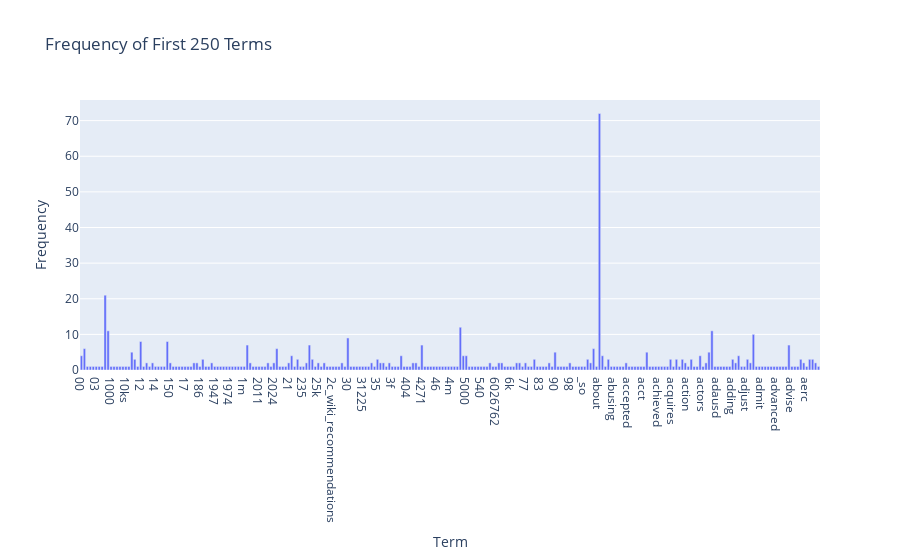
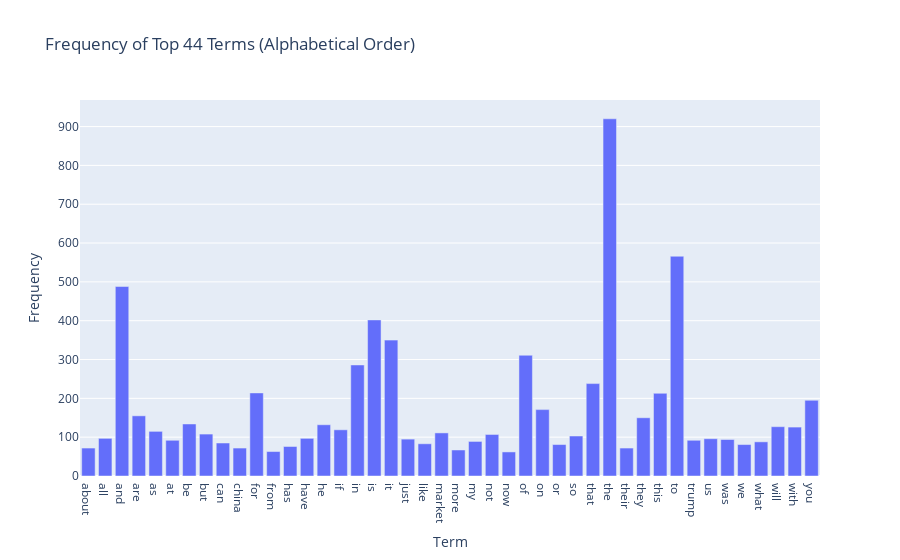
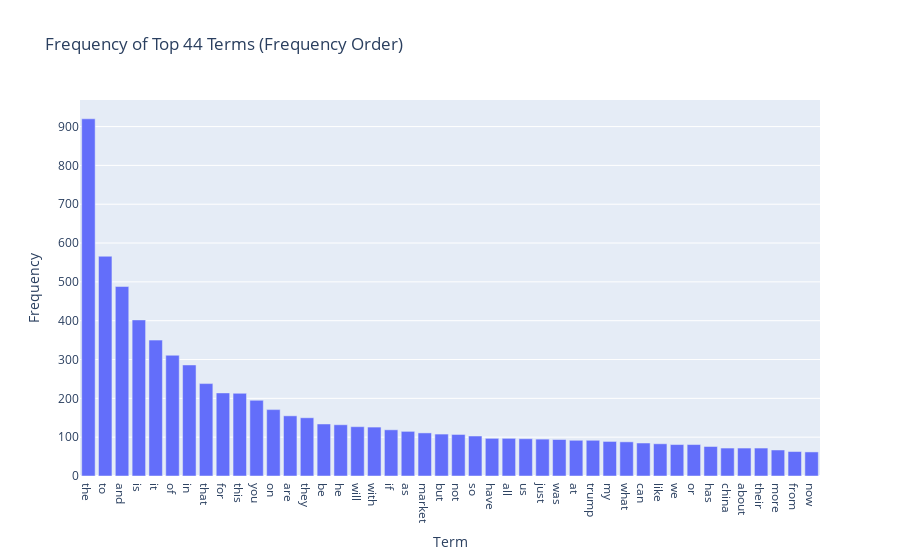
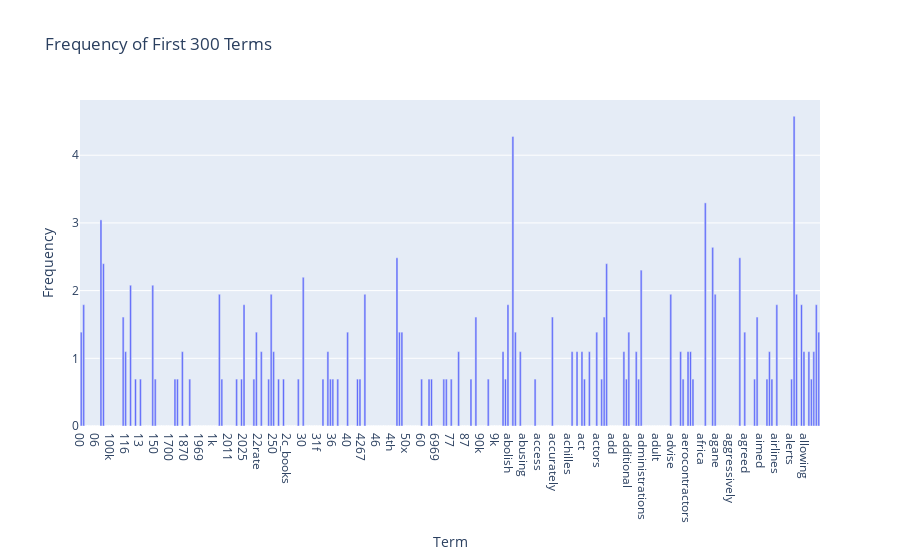

Here is the notebook cell these charts were saved with, in order:
### Markdown cell above
# Phase 1

### Code cell
### Begin Assignment Here
import pandas as pd
import numpy as np
import helpers.data_mining_helpers as dmh

# load dataset
reddit_data = pd.read_csv("Reddit-stock-sentiment.csv")
X = reddit_data
# X.head()


print("\nEXERCISE_1 print first 3\n")
for i in range(3):
    print(f"example {i + 1}")
    print(X["text"][i])


print("\nEXERCISE_2 query experiments\n")
print(X.at[334, "title"])


print(
    "\nEXERCISE_3 advanced selection (r/wallstreetbets only, every 10th row, only first 3, only text) \n"
)
print(X[X["subreddit"] == "wallstreetbets"][::10][0:3]["text"])


print("\nEXERCISE_4 missing value count per record \n")
print(X.isnull().apply(lambda x: dmh.check_missing_values(x), axis=1))


print("\nEXERCISE_5 is litereally the same as the one in the Master. SKIP!!!!! \n")


print("\nEXERCISE_6 sampling \n")
X_sample = X.sample(n=len(X) // 4)  # 1000 > len(X) so can't use that
print("len:", len(X_sample))
print(
    X_sample[0:4]["text"]
)  # print text to waste less space, it's not like the full data matters here
print(
    "Same observations as the exercise in the Master: The size of X_sample is smaller, and the order is randomized. And the sample is a different subset each time X.sample is called. \n"
)


print("\nEXERCISE_7 plot subreddit distribution with dynamic ylim \n")
print(
    "subreddit feels similar enough to mirror the category col of the dataset in the Master \n"
)
X_sample.subreddit.value_counts().plot(
    kind="bar",
    title="Subreddit distribution",
    ylim=[0, X_sample.subreddit.value_counts().max() + 30],
    rot=0,
    fontsize=12,
    figsize=(8, 3),
)


print("\nEXERCISE_8 plot X and X_sample bars side-by-side \n")
pd.DataFrame(
    {
        "X": X.subreddit.value_counts(),
        "X_sample": X_sample.subreddit.value_counts().reindex(
            X.subreddit.value_counts().index
        ),
    }
).plot(
    kind="bar",
    title="Subreddit Distribution Comparison (X vs X_sample)",
    ylabel="Count",
    rot=0,
    fontsize=12,
    figsize=(8, 5),
)


print("\nEXERCISE_9 analyze the text of the first record of X \n")
import nltk
from sklearn.feature_extraction.text import CountVectorizer

nltk.download("punkt")
nltk.download("punkt_tab")
count_vect = CountVectorizer()
analyze = count_vect.build_analyzer()
print(analyze(X.text[0]))


print(
    "\nEXERCISE_10 check the term corresponding to the non-zero part in the [0:5, 0:100] region of the term-document metric \n"
)
X_counts = count_vect.fit_transform(X.text)
print("[0:5, 0:100] region: ", X_counts[0:5, 0:100].toarray())
print("non-zero at:", X_counts[3, 0:100].nonzero()[1][0])
print(
    "which is the term:",
    count_vect.get_feature_names_out()[X_counts[3, 0:100].nonzero()[1][0]],
)


print(
    "\nEXERCISE_11 plot term-document metric efficiently (basically the same code as the Master) \n"
)
import seaborn as sns
import matplotlib.pyplot as plt

%matplotlib inline
# increase density by showing top 44 frequent terms in 44 random reddit posts/comments
# total frequency of each term
term_frequencies = np.asarray(X_counts.sum(axis=0)).ravel()
# indices of the 44 most frequent ones
top_term_indices = term_frequencies.argsort()[-44:]
doc_count = X_counts.shape[0]
# randomly select 44 document indices
sample_doc_indices = np.random.choice(doc_count, 44, replace=False)
# efficient to slices sparse matrix before converting to dense array
z_sampled = X_counts[sample_doc_indices, :][:, top_term_indices].toarray()
# x = terms
x_sampled = count_vect.get_feature_names_out()[top_term_indices]
# y = doc indices
y_sampled = ["doc" + str(i) for i in sample_doc_indices]
plt.subplots(figsize=(15, 12))
ax = sns.heatmap(
    pd.DataFrame(z_sampled, columns=x_sampled, index=y_sampled), cmap="PuRd"
)
plt.title("Top 44 in 44 Random Reddit Posts/comments")
plt.show()


print(
    "\nEXERCISE_12 plot aggregated term frequencies using plotly (basically the same code as the Master) \n"
)
import plotly.express as px

term_frequencies = np.asarray(X_counts.sum(axis=0))[0]
# interactive chart using Plotly Express.
# hover over bars to see exact term and frequencies. use the tool bar to zoom and pan as you want.
term_count = 250
terms_to_plot = count_vect.get_feature_names_out()[:term_count]
frequencies_to_plot = term_frequencies[:term_count]
px.bar(
    pd.DataFrame({"Term": terms_to_plot, "Frequency": frequencies_to_plot}),
    x="Term",
    y="Frequency",
    title=f"Frequency of First {term_count} Terms",
).show()


print(
    "\nEXERCISE_13 plot aggregated term frequencies more efficiently (basically the same code as the Master) \n"
)
num_top_terms = 44

# use argsort to find the indices of the top N terms
# take the last num_top_terms to get the most frequent ones
top_indices = term_frequencies.argsort()[-num_top_terms:]
# it's strange that the exercise expects the top_indices to be in numerical order by default here, unlike the next exercise where no sorting is required.
top_indices.sort()

# names of the top terms by indices
top_terms = count_vect.get_feature_names_out()[top_indices]

# frequencies of the top terms
top_frequencies = term_frequencies[top_indices]

# bar plot
px.bar(
    pd.DataFrame({"Term": top_terms, "Frequency": top_frequencies}),
    x="Term",
    y="Frequency",
    title=f"Frequency of Top {num_top_terms} Terms (Alphabetical Order)",
).show()


print(
    "\nEXERCISE_14 plot aggregated term frequencies efficiently in alphabetical order (basically the same code as the Master) \n"
)
num_top_terms = 44

# argsort to find the indices of the top N terms
# take the last num_top_terms to get the most frequent ones
# invert so I can plot the top terms from the left to the right
# it's strange that the exercise expects the top_indices not to already be in frequency order after finding the most frequent terms.
top_indices = term_frequencies.argsort()[-num_top_terms:][::-1]

# names of the top terms by indices
top_terms = count_vect.get_feature_names_out()[top_indices]

# frequencies of the top terms
top_frequencies = term_frequencies[top_indices]

# bar plot
px.bar(
    pd.DataFrame({"Term": top_terms, "Frequency": top_frequencies}),
    x="Term",
    y="Frequency",
    title=f"Frequency of Top {num_top_terms} Terms (Frequency Order)",
).show()


print(
    "\nEXERCISE_15 exercise 12 to 14 again, but with log scaled data (basically the same code and observations as the Master) \n"
)
import math

term_frequencies_log = [math.log(i) for i in term_frequencies]
num_top_terms = 44
# the announcement video specifies "exercises 12 to 14", not just "the previous exercise," so I am doing all of them

# log version for exercise 12
term_count = 300
terms_to_plot = count_vect.get_feature_names_out()[:term_count]
frequencies_to_plot = term_frequencies_log[:term_count]
px.bar(
    pd.DataFrame({"Term": terms_to_plot, "Frequency": frequencies_to_plot}),
    x="Term",
    y="Frequency",
    title="Frequency of First 300 Terms",
).show()

# log version for exercise 13
top_indices = term_frequencies.argsort()[-num_top_terms:]
top_indices.sort()
top_terms = count_vect.get_feature_names_out()[top_indices]
top_log_frequencies = np.array(term_frequencies_log)[top_indices]
px.bar(
    pd.DataFrame({"Term": top_terms, "Frequency": top_log_frequencies}),
    x="Term",
    y="Frequency",
    title=f"Frequency of Top {num_top_terms} Terms (Alphabetical Order)",
).show()


# log version for exercise 14
top_indices = term_frequencies.argsort()[-num_top_terms:][::-1]
top_terms = count_vect.get_feature_names_out()[top_indices]
top_log_frequencies = np.array(term_frequencies_log)[top_indices]
px.bar(
    pd.DataFrame({"Term": top_terms, "Frequency": top_log_frequencies}),
    x="Term",
    y="Frequency",
    title=f"Frequency of Top {num_top_terms} Terms (Frequency Order)",
).show()

print("""
differences: Log transformation reduces the visual dominance of the most frequent terms greatly. The drop-off is softened, making the relative frequencies between terms easier to compare. Differences in frequency among the less common words are now more visible, whereas on the linear scale they were indistinguishably small.

insight: This is useful for visualizing data that spans several orders of magnitude, like this word counts. Maybe it is easier to see if the data follows an expected power-related distribution this way, especially at the tail.
""")


print("\nPHASE 1, PART 3 subjectivity vs. polarity scatter plot, by subreddit \n")
print("""
Using two plots to display the relationship between subjectivity and polarity of the posts/comments.

Subjectivity is from 0 (objective) to 1 (subjective)
Polarity is from -1 (negative) to 1 (positive)
And I can try to compare different subreddits.

The plots are interactive, you can hover on a dot to see the text, the subjectivity and the polarity values.

The first plot is a scatter plot, every post/comment is represneted as a dot.
It uses different colors for each subreddit to compare their differences.
I also added histograms on the side to show the distributions.

The second one is a density heatmap, to clearly show the value distribution.
One for each subreddit so they can be compared easily.
""")

# scatter plot
px.scatter(
    X,
    x="polarity",
    y="subjectivity",
    color="subreddit",  # color the dots by subreddit
    title="Subjectivity vs. Polarity (Scatter)",
    hover_data=["text"],  # hover to see the title
    marginal_x="histogram",  # adds a histogram on top
    marginal_y="histogram",  # and one on the right
    width=800,
    height=600,
).update_layout(
    legend_title_text="Subreddit",
    xaxis_title="Polarity; from Negative to Positive",
    yaxis_title="Subjectivity; from Objective to Subjective",
    barmode="stack",  # stack the bars in the histogram instead of having them overlapped
).update_traces(
    opacity=0.5
).show()  # make the dots a bit transparent to see where they overlap

# density heatmap
px.density_heatmap(
    X,
    x="polarity",
    y="subjectivity",
    facet_col="subreddit",  # makes a separate plot for each subreddit
    title="Subjectivity vs. Polarity (Heatmap)",
    width=800,
    height=350,
    nbinsx=20,
    nbinsy=20,
).show()

### Figure 1 — Plotly figure (JSON) as saved in the notebook; plotly's stock layout.template omitted (floating-point values rounded to 4 significant figures; data arrays with more than 128 entries replaced by an {"elided": "..."} marker saying what was removed)
{"data": [{"hovertemplate": "Term=%{x}<br>Frequency=%{y}<extra></extra>", "legendgroup": "", "marker": {"color": "#636efa", "pattern": {"shape": ""}}, "name": "", "orientation": "v", "showlegend": false, "textposition": "auto", "type": "bar", "x": {"elided": "250 str values"}, "xaxis": "x", "y": {"elided": "250 int values"}, "yaxis": "y"}], "layout": {"barmode": "relative", "legend": {"tracegroupgap": 0}, "title": {"text": "Frequency of First 250 Terms"}, "xaxis": {"anchor": "y", "domain": [0, 1], "title": {"text": "Term"}}, "yaxis": {"anchor": "x", "domain": [0, 1], "title": {"text": "Frequency"}}}}

### Figure 2 — Plotly figure (JSON) as saved in the notebook; plotly's stock layout.template omitted (floating-point values rounded to 4 significant figures)
{"data": [{"hovertemplate": "Term=%{x}<br>Frequency=%{y}<extra></extra>", "legendgroup": "", "marker": {"color": "#636efa", "pattern": {"shape": ""}}, "name": "", "orientation": "v", "showlegend": false, "textposition": "auto", "type": "bar", "x": ["about", "all", "and", "are", "as", "at", "be", "but", "can", "china", "for", "from", "has", "have", "he", "if", "in", "is", "it", "just", "like", "market", "more", "my", "not", "now", "of", "on", "or", "so", "that", "the", "their", "they", "this", "to", "trump", "us", "was", "we", "what", "will", "with", "you"], "xaxis": "x", "y": [72, 97, 488, 155, 115, 92, 134, 108, 85, 72, 214, 63, 76, 97, 132, 119, 286, 402, 350, 95, 83, 111, 67, 89, 107, 62, 311, 171, 81, 103, 238, 920, 72, 150, 213, 566, 92, 96, 94, 81, 88, 127, 126, 195], "yaxis": "y"}], "layout": {"barmode": "relative", "legend": {"tracegroupgap": 0}, "title": {"text": "Frequency of Top 44 Terms (Alphabetical Order)"}, "xaxis": {"anchor": "y", "domain": [0, 1], "title": {"text": "Term"}}, "yaxis": {"anchor": "x", "domain": [0, 1], "title": {"text": "Frequency"}}}}

### Figure 3 — Plotly figure (JSON) as saved in the notebook; plotly's stock layout.template omitted (floating-point values rounded to 4 significant figures)
{"data": [{"hovertemplate": "Term=%{x}<br>Frequency=%{y}<extra></extra>", "legendgroup": "", "marker": {"color": "#636efa", "pattern": {"shape": ""}}, "name": "", "orientation": "v", "showlegend": false, "textposition": "auto", "type": "bar", "x": ["the", "to", "and", "is", "it", "of", "in", "that", "for", "this", "you", "on", "are", "they", "be", "he", "will", "with", "if", "as", "market", "but", "not", "so", "have", "all", "us", "just", "was", "at", "trump", "my", "what", "can", "like", "we", "or", "has", "china", "about", "their", "more", "from", "now"], "xaxis": "x", "y": [920, 566, 488, 402, 350, 311, 286, 238, 214, 213, 195, 171, 155, 150, 134, 132, 127, 126, 119, 115, 111, 108, 107, 103, 97, 97, 96, 95, 94, 92, 92, 89, 88, 85, 83, 81, 81, 76, 72, 72, 72, 67, 63, 62], "yaxis": "y"}], "layout": {"barmode": "relative", "legend": {"tracegroupgap": 0}, "title": {"text": "Frequency of Top 44 Terms (Frequency Order)"}, "xaxis": {"anchor": "y", "domain": [0, 1], "title": {"text": "Term"}}, "yaxis": {"anchor": "x", "domain": [0, 1], "title": {"text": "Frequency"}}}}

### Figure 4 — Plotly figure (JSON) as saved in the notebook; plotly's stock layout.template omitted (floating-point values rounded to 4 significant figures; data arrays with more than 128 entries replaced by an {"elided": "..."} marker saying what was removed)
{"data": [{"hovertemplate": "Term=%{x}<br>Frequency=%{y}<extra></extra>", "legendgroup": "", "marker": {"color": "#636efa", "pattern": {"shape": ""}}, "name": "", "orientation": "v", "showlegend": false, "textposition": "auto", "type": "bar", "x": {"elided": "300 str values"}, "xaxis": "x", "y": {"elided": "300 float values"}, "yaxis": "y"}], "layout": {"barmode": "relative", "legend": {"tracegroupgap": 0}, "title": {"text": "Frequency of First 300 Terms"}, "xaxis": {"anchor": "y", "domain": [0, 1], "title": {"text": "Term"}}, "yaxis": {"anchor": "x", "domain": [0, 1], "title": {"text": "Frequency"}}}}
